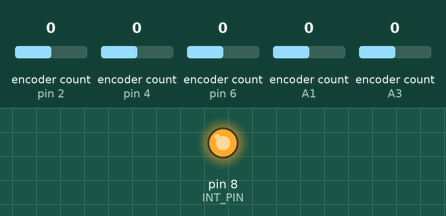
Simulated run of this program. Board: Arduino Pro Mini, built with avr-gcc and run on an emulated ATmega328P. Parts: output pins drawn as LEDs (lit = HIGH). The inputs (shaded band) are chosen by the test bench; at power-on: encoder count (sensors on pin 2, pin 4, pin 6, A1, A3) 0. What the program prints to the serial monitor is not drawn.

Above: at 1.2 s.
1.3 s: encoder count (sensor on pin 2) set to 1
At 2.0 s:
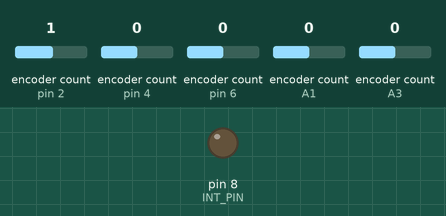
Timing chart, 0 to 4.3 s (numbered marks = the images above; inputs shaded):
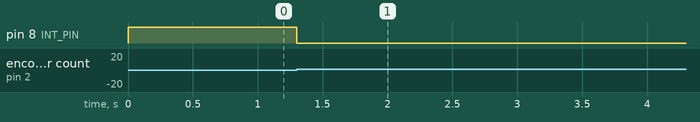

The program:

main.cpp
```cpp
// Encoder i2c slave for faderwing project
// Runs on atmega328p_3.3v_8mhz

// USE 3.3v logic wth the teensy only!!

#include <Wire.h>
#include <Encoder.h>

// === Configuration ===
#ifndef ENCODER_GROUP
  #define ENCODER_GROUP 1
#endif

#define I2C_ADDRESS (0x10 + ENCODER_GROUP)
#define NUM_ENCODERS 5
#define SCALE_LEN 8
#define INT_PIN 8

// === Protocol Constants ===
#define DATA_TYPE_ENCODER  0x01
#define DATA_TYPE_KEYPRESS 0x02
#define DATA_TYPE_BUTTON   0x03

void sendEncoderData();
void handleEncoders();

const uint8_t startEncoder = ((ENCODER_GROUP - 1) * NUM_ENCODERS) + 1;

// Pins setup to be wired from top to bottom on the physical Atmega device
const int enc_pins[NUM_ENCODERS][2] = {
  {A3, A2},
  {A1, A0},
  {2, 3},
  {4, 5},
  {6, 7}
};

const int velocityScale[SCALE_LEN] = {1, 1, 2, 2, 3, 4, 5, 6};

Encoder* encoders[NUM_ENCODERS];
long encoderBuffer[NUM_ENCODERS] = {0};
long lastPos[NUM_ENCODERS] = {0};
unsigned long lastMoveTime[NUM_ENCODERS] = {0};

uint8_t encoderOut[NUM_ENCODERS] = {0};
bool encoderMoved = false;

void setup() {
  Wire.begin(I2C_ADDRESS);
  Wire.onRequest(sendEncoderData);

  pinMode(INT_PIN, OUTPUT);
  digitalWrite(INT_PIN, HIGH);

  Serial.begin(57600);
  Serial.println("[I2C SLAVE] Encoder slave starting...");
  Serial.print(" Encoders: ");
  Serial.print(startEncoder);
  Serial.print("-");
  Serial.println(startEncoder + NUM_ENCODERS - 1);
  Serial.print(" I2C Address: 0x");
  Serial.println(I2C_ADDRESS, HEX);

  #ifdef DEBUG
    Serial.print("Debug mode enabled");
  #else
    Serial.print("Debug mode disabled");
  #endif

  for (int i = 0; i < NUM_ENCODERS; i++) {
    encoders[i] = new Encoder(enc_pins[i][0], enc_pins[i][1]);
    lastPos[i] = encoders[i]->read();
  }
}

void loop() {
  handleEncoders();
  delay(1);
}

void handleEncoders() {
  unsigned long now = millis();

  for (int i = 0; i < NUM_ENCODERS; i++) {
    long movement = encoders[i]->readAndReset();
    encoderBuffer[i] += movement;

    while (abs(encoderBuffer[i]) >= 4) {
      int dir = (encoderBuffer[i] > 0) ? 1 : -1;
      encoderBuffer[i] -= (4 * dir);

      unsigned long elapsed = now - lastMoveTime[i];
      lastMoveTime[i] = now;

      int level = constrain((int)(elapsed / 15), 0, SCALE_LEN - 1);
      int scaled = velocityScale[SCALE_LEN - 1 - level];

      uint8_t val = (dir > 0) ? (0x80 | scaled) : scaled;

      encoderOut[i] = val;
      encoderMoved = true;

      #ifdef DEBUG
      Serial.print("[ENC]");
      Serial.print(" global_idx:"); Serial.print(startEncoder + i);
      Serial.print(" dir:"); Serial.print(dir);
      Serial.print(" step:"); Serial.print(scaled);
      Serial.print(" elapsed:"); Serial.print(elapsed);
      Serial.println();
      #endif
    }
  }

  if (encoderMoved) {
    digitalWrite(INT_PIN, LOW);
  }
}

void sendEncoderData() {
  #ifdef DEBUG
  Serial.print("[I2C] Sending encoder data...");
  #endif

  uint8_t activeEncoders = 0;
  for (int i = 0; i < NUM_ENCODERS; i++) {
    if (encoderOut[i] != 0) activeEncoders++;
  }

  Wire.write(DATA_TYPE_ENCODER);
  Wire.write(activeEncoders);

  for (int i = 0; i < NUM_ENCODERS; i++) {
    if (encoderOut[i] != 0) {
      uint8_t globalIndex = startEncoder + i;
      bool isPositive = (encoderOut[i] & 0x80) != 0;
      uint8_t velocity = encoderOut[i] & 0x7F;
      uint8_t indexWithDirection = globalIndex | (isPositive ? 0x80 : 0x00);

      Wire.write(indexWithDirection);
      Wire.write(velocity);

      #ifdef DEBUG
      Serial.print(" Enc"); Serial.print(globalIndex);
      Serial.print(isPositive ? "+" : "-");
      Serial.print("@"); Serial.print(velocity);
      #endif
    }
  }

  memset(encoderOut, 0, sizeof(encoderOut));
  encoderMoved = false;
  digitalWrite(INT_PIN, HIGH);

  #ifdef DEBUG
  Serial.println(" [SENT]");
  #endif
}
```

Measured:
- after the input at 1.3 s, pin 8 (INT_PIN): HIGH → LOW at once
